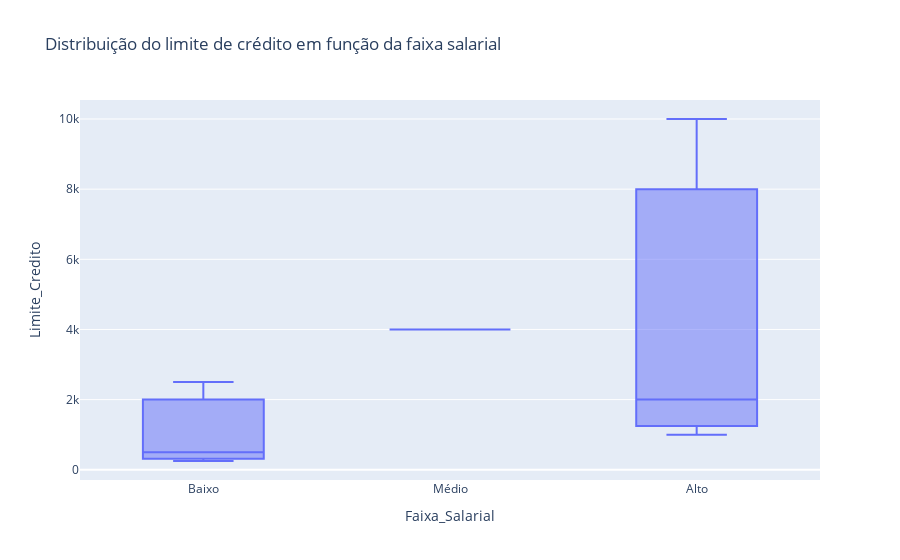

Notebook code cell kept with this figure:
### Markdown cell above
Agora, faremos um boxplot pela faixa salarial

### Code cell
df['Faixa_Salarial'] = pd.qcut(df['Salario'],q=3, labels =['Baixo', 'Médio', 'Alto'])
fig = px.box(df,
             x='Faixa_Salarial',
             y='Limite_Credito',
             title= 'Distribuição do limite de crédito em função da faixa salarial')

fig.show()

### Figure 1 — Plotly figure (JSON) as saved in the notebook; plotly's stock layout.template omitted (floating-point values rounded to 4 significant figures)
{"data": [{"alignmentgroup": "True", "hovertemplate": "Faixa_Salarial=%{x}<br>Limite_Credito=%{y}<extra></extra>", "legendgroup": "", "marker": {"color": "#636efa"}, "name": "", "notched": false, "offsetgroup": "", "orientation": "v", "showlegend": false, "x": ["Baixo", "Médio", "Médio", "Alto", "Alto", "Alto", "Baixo", "Baixo"], "x0": " ", "xaxis": "x", "y": [2500, 4000, 4000, 1000, 10000, 2000, 500, 250], "y0": " ", "yaxis": "y", "type": "box"}], "layout": {"xaxis": {"anchor": "y", "domain": [0.0, 1.0], "title": {"text": "Faixa_Salarial"}}, "yaxis": {"anchor": "x", "domain": [0.0, 1.0], "title": {"text": "Limite_Credito"}}, "legend": {"tracegroupgap": 0}, "title": {"text": "Distribuição do limite de crédito em função da faixa salarial"}, "boxmode": "group"}}
